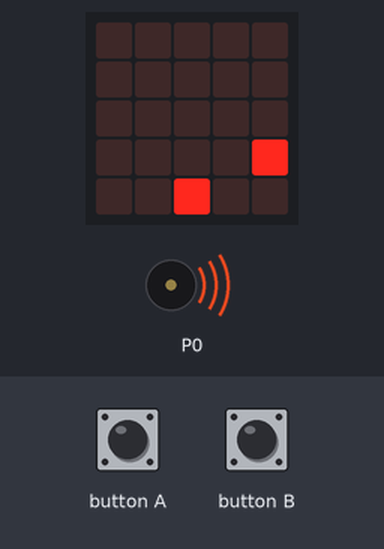
Recording of a program running on a simulated BBC micro:bit (MakeCode). Shown: the board's 5×5 LED display, buzzer (waves = sounding). The inputs (shaded band) are chosen by the test bench. Random numbers come from a fixed seed; the short countdown, score and lost-life animations are approximate; the run ends where the board's game-over animation would start. At 6.3 s the program stops and its outputs stay as they are.

Above: at 2.6 s.
2.7 s: button A pressed for 0.15 s
At 3.32 s:
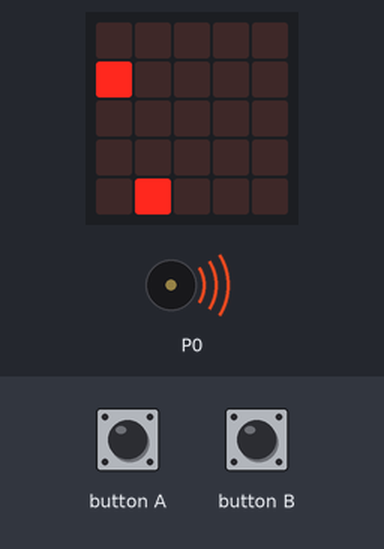
3.4 s: button B pressed for 0.15 s
At 4.04 s:
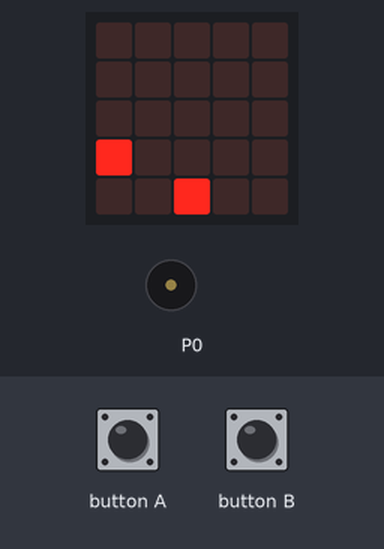
At 7.3 s:
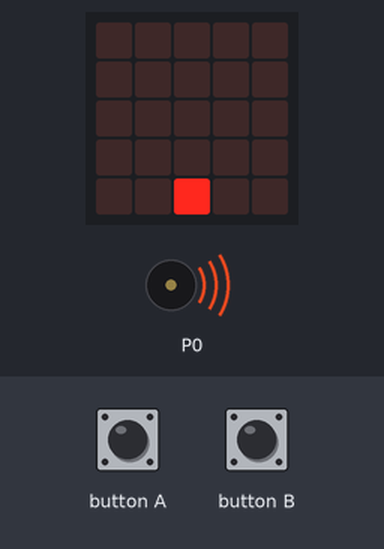
Timing chart, 0 to 7.8 s (numbered marks = the images above; inputs shaded):
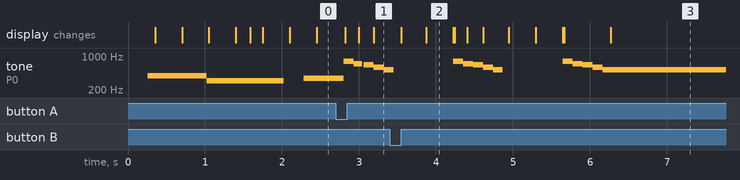

The program:

main.ts
```typescript
input.onButtonPressed(Button.A, function () {
    Personaje.move(-1)
})
input.onButtonPressed(Button.B, function () {
    Personaje.move(1)
})
function Nuevo_Enemigo () {
    Enemigo = game.createSprite(randint(0, 4), 0)
    for (let index = 0; index < 4; index++) {
        basic.pause(350)
        Enemigo.change(LedSpriteProperty.Y, 1)
    }
}
let Enemigo: game.LedSprite = null
let Personaje: game.LedSprite = null
game.setScore(0)
music.startMelody(music.builtInMelody(Melodies.Dadadadum), MelodyOptions.Once)
Personaje = game.createSprite(2, 4)
Nuevo_Enemigo()
basic.forever(function () {
    if (Enemigo.isTouching(Personaje)) {
        basic.showIcon(IconNames.Sad)
        game.gameOver()
    }
    if (Enemigo.isTouchingEdge()) {
        game.addScore(1)
        Enemigo.delete()
        Nuevo_Enemigo()
        music.startMelody(music.builtInMelody(Melodies.JumpDown), MelodyOptions.Once)
    }
})
```

test.ts
```typescript
// aquí va el archivo "tests"; esto no se compilará cuando este paquete se utilice como una extensión.
```

Measured:
- by itself, tone on P0: plays 784 Hz for 0.13 s, 698 Hz for 0.13 s, 659 Hz for 0.13 s, 587 Hz for 0.13 s, 523 Hz for 0.13 s, 784 Hz for 0.13 s … (10 notes in this stretch)
